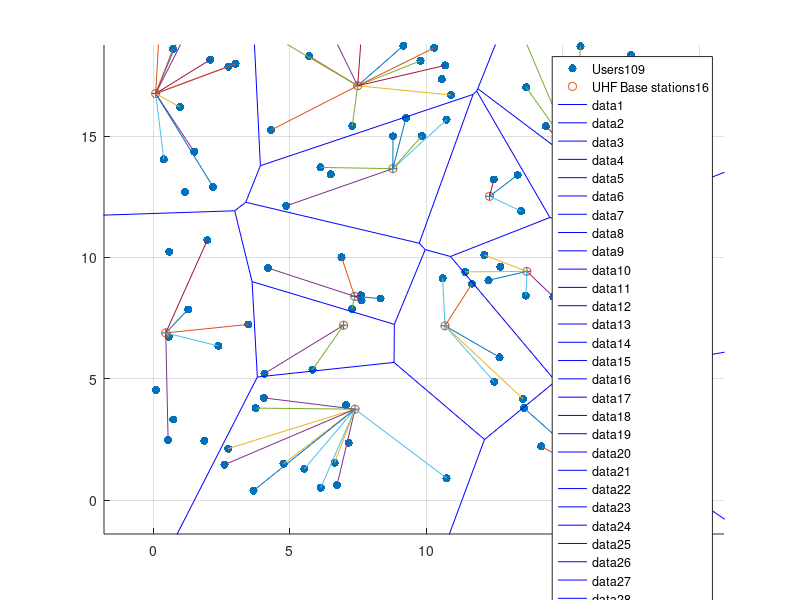

Reproduce this figure in MATLAB.
% -------------------------------------------------------
clc;
clear all
close all
% --------------------------------------------------------
% STEPS TOWARDS CREATING YOUR OWN ENVIRONMENT

% user = PPP
% BS = PPP (UHF)
% Lognormal fading with mean 1
% associations based on power received.

% **********************************************************************
% Step 1) User deployment:
% This step can be done independent of the following steps. Users are 
% deployed on an area (20x20 km^2 here) with a uniform distribution


area = 20*20;

user_intensity = 0.25;                  % number of users that you want
center = [10 ,10];                  % center coordinates of the circle 
radius = 10;                        % radius of the circle
nusers = poissrnd(user_intensity*area);        % random angle
r = 2*radius*rand(nusers,2);
Ux = r(:, 1);                      % x-coordinates of users
Uy = r(:, 2);                      % y-coordinates of users
scatter(Ux, Uy,'o', 'filled');         % scatter plot of the users
grid on
hold on

% running the code till here, you'll find N users deployed randomly

% *************************************************************************

% Step 2) Base stations deployment:
% Base stations are deployed in the same area through a Poisson point
% process with rate lamda.
intensity_of_BS = 0.04;                   % lambda of the PPP
npoints = poissrnd(area*intensity_of_BS);    % create a PPP
pproc = 2*radius*rand(npoints,2);
BSx = pproc(:, 1);                      % x-coordinates of base stations
BSy = pproc(:, 2);                      % y-coordinates of base stations
scatter(BSx, BSy, 'o');                 % scatter plot of the distribution

legend(strcat('Users', num2str(nusers)), strcat('UHF Base stations', num2str(npoints)));
voronoi(BSx, BSy);

% running the code till here, you'll see users as well as BS deployed on
% the given area with the key too.

% *************************************************************************

% Step 3) Specifications of the Base Stations(omnidirectional):
% We spcify the BSs in terms of their transmit power, path loss exponent,
% path loss model used, and the wavelength(which is UHF in this case)

Pt = 3.9811e+04;                            % transmitted power is in watts
Pt_dB = 10 * log10(Pt);                     % transmitted power in dBs
threshold_dB = -30;                         % threshold in dBs
f = 2.4e9;                                  % frequency of UHF = 2.4 GHz
c = 3e8;                                    % speed of the wave
l = c/f;                                    % wavelength of the wave
n = 3;                                      % path loss exponent 
R = 5;                                      % the radius of the cell
%buildcircles(pproc(:, 1), pproc(:, 2), R);  % build circles around the BSs
Gt = 1;                                     % gain of antenna


% noise power is assumed to be one(in watts) for simplicity.
bandwidth = 20e6;
noise_power = 1.38e-23 * 290 *  bandwidth;
noise_power_dB = 10*log10(noise_power);

% covered users (out of N)
covered_users = 0;

% shadowing introduced....
mu = 1;                                     % mean of shadowing
sigma_dB = 4;                               % standard deviation
sigma = 10^(sigma_dB/10);

% *************************************************************************

% STEP 4) User Assignment to each Base Station & Calculations
%  i)   For every user placed, the nearest base station is found from that 
%       user and a visual line can be made between them.
% ii)   Path loss is computed for the associated Base Station.
%iii)   Received power is computed for each user from its BS.
% iv)   SNR for the each user is computed.
%  v)   SNR is checked if it's above the threshold and a count is kept.
% vi)   The fraction of users that get the SNR above the threshold is found
%       thereby finding the coverage probability.


for i = 1 : nusers
    d(i, :) = sqrt(( (Ux(i) - BSx).^2 ) + ( (Uy(i) - BSy).^2) );
   % X_dB(i, :) = fading();
    X_dB(i, :) = lognrnd(mu, sigma_dB);
    L_dB(i, :) = 20*log10((4*pi/l)) + 10.*n.*log10(d(i, :)) + X_dB(i, :);
    L(i, :) = 10.^(L_dB(i, :) ./ 10);
    Pr(i, :) = Gt .* Pt ./ L(i, :);
    
    [power(i), BS_associated(i)] = max(Pr(i, :));
    
    interference(i) = sum(Pr(i, :)) - power(i); 
    SINR(i) = power(i) /( interference(i) + noise_power );
    SINR_dB(i) = 10*log10(SINR(i));
   
     if SINR_dB(i) > threshold_dB
         covered_users = covered_users+1;
         plot([Ux(i), BSx(BS_associated(i))], [Uy(i), BSy(BS_associated(i))]);
     end
     

end 
coverage_probability = covered_users / nusers;
display(strcat('coverage probability = ', num2str(coverage_probability)));


